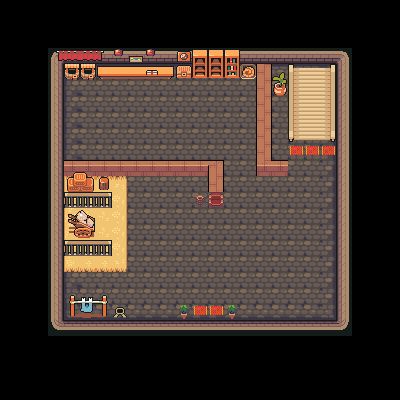

The image is a tile-based game level rendered from a .tmx file. Its description and source (layers, tilesets, objects; grid data summarised) follow:
An orthogonal 25x25 tile map with 16x16 px tiles, 6 tile layers (Floor, Walls, Carpets, Stairs, ...), 10 tilesets and 25 objects (19x collision, player, exit_house, spawn_house, enter_house_up, ...).

<map version="1.8" tiledversion="1.8.4" orientation="orthogonal" renderorder="right-down" width="25" height="25" tilewidth="16" tileheight="16" infinite="0" nextlayerid="9" nextobjectid="41">
 <tileset firstgid="1" source="../Jeu de tuiles/House_1/Housing_Elements.tsx" />
 <tileset firstgid="28" source="../Jeu de tuiles/House_1/Housing_Wall.tsx" />
 <tileset firstgid="138" source="../Jeu de tuiles/House_1/Housin_Floor.tsx" />
 <tileset firstgid="512" source="../Jeu de tuiles/House_1/Housing_Interior.tsx" />
 <tileset firstgid="832" source="../Jeu de tuiles/House_1/Elements.tsx" />
 <tileset firstgid="1072" source="../Jeu de tuiles/House_1/HousingSet.tsx" />
 <tileset firstgid="1288" source="../Jeu de tuiles/House_1/Maisons.tsx" />
 <tileset firstgid="1955" source="../Jeu de tuiles/House_1/TilesetElement.tsx" />
 <tileset firstgid="2195" source="../Jeu de tuiles/House_1/4 Big Trans.tsx" />
 <tileset firstgid="2411" source="../Jeu de tuiles/House_1/4 BigSet Tans 2.tsx" />
 <layer id="1" name="Floor" width="25" height="25">
  <data>[625 cells, 272 non-empty, 10 distinct tile ids]</data>
 </layer>
 <layer id="2" name="Walls" width="25" height="25">
  <data>[625 cells, 89 non-empty, 13 distinct tile ids]</data>
 </layer>
 <layer id="5" name="Carpets" width="25" height="25">
  <data>[625 cells, 24 non-empty, 6 distinct tile ids]</data>
 </layer>
 <layer id="3" name="Stairs" width="25" height="25">
  <data>[625 cells, 15 non-empty, 9 distinct tile ids]</data>
 </layer>
 <layer id="4" name="Elements" width="25" height="25">
  <data>[625 cells, 53 non-empty, 41 distinct tile ids]</data>
 </layer>
 <layer id="6" name="Elements_2" width="25" height="25">
  <data>[625 cells, 5 non-empty, 3 distinct tile ids]</data>
 </layer>
 <objectgroup id="7" name="Objects">
  <object id="2" name="player" x="218.5" y="245">
   <point />
  </object>
  <object id="3" type="collision" x="64.5" y="161" width="159.5" height="17.5" />
  <object id="4" type="collision" x="208.5" y="162.5" width="14" height="50.5" />
  <object id="5" type="collision" x="48.5" y="47.5" width="16.5" height="286" />
  <object id="7" type="collision" x="63.5" y="167" width="49.5" height="41.5" />
  <object id="8" type="collision" x="64.5" y="208.5" width="31.5" height="32.5" />
  <object id="11" type="collision" x="63" y="238" width="49" height="17.5" />
  <object id="12" type="collision" x="255.5" y="63" width="16" height="112.5" />
  <object id="13" type="collision" x="254.5" y="161.5" width="34" height="14.5" />
  <object id="14" type="collision" x="49.5" y="47" width="299" height="35.5" />
  <object id="16" type="collision" x="287" y="62" width="6.5" height="81" />
  <object id="17" type="collision" x="328.5" y="64.5" width="7.5" height="79" />
  <object id="18" type="collision" x="335" y="47.5" width="16" height="287.5" />
  <object id="19" type="collision" x="49.5" y="318.5" width="301" height="16" />
  <object id="20" type="collision" x="196" y="195.5" width="8" height="12.5" />
  <object id="21" type="collision" x="69" y="294" width="39" height="24.5" />
  <object id="22" type="collision" x="115.5" y="308.5" width="9" height="8" />
  <object id="23" type="collision" x="181" y="305.5" width="6" height="12" />
  <object id="24" type="collision" x="227.5" y="304.5" width="8" height="13.5" />
  <object id="25" type="collision" x="273" y="82.5" width="13" height="14" />
  <object id="26" name="exit_house" x="191" y="305.5" width="34.5" height="14" />
  <object id="27" name="spawn_house" x="209.776" y="288.407">
   <point />
  </object>
  <object id="28" name="enter_house_up" x="289.25" y="144.25" width="46.5" height="11.75" />
  <object id="29" name="exit_house_up" x="315.25" y="173.25">
   <point />
  </object>
 </objectgroup>
 <objectgroup id="8" name="NPCPaths">
  <object id="35" name="giovanni_path1" x="160" y="191.875" width="16.25" height="16.375" />
 </objectgroup>
</map>
